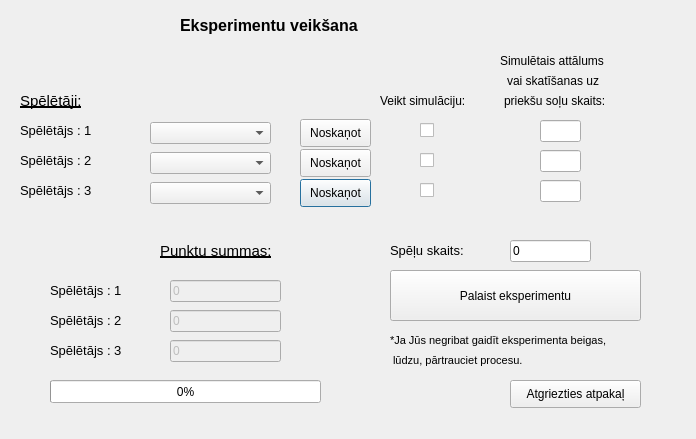
<?xml version="1.0" encoding="UTF-8"?>
<ui version="4.0">
 <class>Eksperiment</class>
 <widget class="QDialog" name="Eksperiment">
  <property name="geometry">
   <rect>
    <x>0</x>
    <y>0</y>
    <width>696</width>
    <height>439</height>
   </rect>
  </property>
  <property name="windowTitle">
   <string>Dialog</string>
  </property>
  <widget class="QLabel" name="label_12">
   <property name="geometry">
    <rect>
     <x>20</x>
     <y>150</y>
     <width>101</width>
     <height>21</height>
    </rect>
   </property>
   <property name="font">
    <font>
     <pointsize>10</pointsize>
    </font>
   </property>
   <property name="text">
    <string>Spēlētājs : 2</string>
   </property>
  </widget>
  <widget class="QLabel" name="label_23">
   <property name="geometry">
    <rect>
     <x>380</x>
     <y>90</y>
     <width>101</width>
     <height>21</height>
    </rect>
   </property>
   <property name="font">
    <font>
     <pointsize>9</pointsize>
    </font>
   </property>
   <property name="text">
    <string>Veikt simulāciju:</string>
   </property>
  </widget>
  <widget class="QPushButton" name="player_3_PushButton">
   <property name="geometry">
    <rect>
     <x>300</x>
     <y>179</y>
     <width>71</width>
     <height>28</height>
    </rect>
   </property>
   <property name="text">
    <string>Noskaņot</string>
   </property>
  </widget>
  <widget class="QLabel" name="label_9">
   <property name="geometry">
    <rect>
     <x>20</x>
     <y>90</y>
     <width>81</width>
     <height>21</height>
    </rect>
   </property>
   <property name="font">
    <font>
     <pointsize>11</pointsize>
     <underline>true</underline>
    </font>
   </property>
   <property name="text">
    <string>Spēlētāji:</string>
   </property>
  </widget>
  <widget class="QPushButton" name="player_1_PushButton">
   <property name="geometry">
    <rect>
     <x>300</x>
     <y>119</y>
     <width>71</width>
     <height>28</height>
    </rect>
   </property>
   <property name="text">
    <string>Noskaņot</string>
   </property>
  </widget>
  <widget class="QComboBox" name="player_3_ComboBox">
   <property name="geometry">
    <rect>
     <x>150</x>
     <y>182</y>
     <width>121</width>
     <height>22</height>
    </rect>
   </property>
  </widget>
  <widget class="QLabel" name="label_29">
   <property name="geometry">
    <rect>
     <x>504</x>
     <y>90</y>
     <width>131</width>
     <height>21</height>
    </rect>
   </property>
   <property name="font">
    <font>
     <pointsize>9</pointsize>
    </font>
   </property>
   <property name="text">
    <string>priekšu soļu skaits:</string>
   </property>
  </widget>
  <widget class="QLabel" name="label_11">
   <property name="geometry">
    <rect>
     <x>20</x>
     <y>120</y>
     <width>101</width>
     <height>21</height>
    </rect>
   </property>
   <property name="font">
    <font>
     <pointsize>10</pointsize>
    </font>
   </property>
   <property name="text">
    <string>Spēlētājs : 1</string>
   </property>
  </widget>
  <widget class="QLabel" name="label_13">
   <property name="geometry">
    <rect>
     <x>20</x>
     <y>180</y>
     <width>101</width>
     <height>21</height>
    </rect>
   </property>
   <property name="font">
    <font>
     <pointsize>10</pointsize>
    </font>
   </property>
   <property name="text">
    <string>Spēlētājs : 3</string>
   </property>
  </widget>
  <widget class="QLineEdit" name="player_1_LineEdit">
   <property name="geometry">
    <rect>
     <x>540</x>
     <y>120</y>
     <width>41</width>
     <height>22</height>
    </rect>
   </property>
  </widget>
  <widget class="QCheckBox" name="player_1_DoSimulation">
   <property name="geometry">
    <rect>
     <x>420</x>
     <y>120</y>
     <width>21</width>
     <height>20</height>
    </rect>
   </property>
   <property name="text">
    <string/>
   </property>
  </widget>
  <widget class="QLineEdit" name="player_3_LineEdit">
   <property name="geometry">
    <rect>
     <x>540</x>
     <y>180</y>
     <width>41</width>
     <height>22</height>
    </rect>
   </property>
  </widget>
  <widget class="QLabel" name="label_28">
   <property name="geometry">
    <rect>
     <x>507</x>
     <y>70</y>
     <width>151</width>
     <height>21</height>
    </rect>
   </property>
   <property name="font">
    <font>
     <pointsize>9</pointsize>
    </font>
   </property>
   <property name="text">
    <string>vai skatīšanas uz</string>
   </property>
  </widget>
  <widget class="QComboBox" name="player_2_ComboBox">
   <property name="geometry">
    <rect>
     <x>150</x>
     <y>152</y>
     <width>121</width>
     <height>22</height>
    </rect>
   </property>
  </widget>
  <widget class="QLabel" name="label_27">
   <property name="geometry">
    <rect>
     <x>500</x>
     <y>50</y>
     <width>131</width>
     <height>21</height>
    </rect>
   </property>
   <property name="font">
    <font>
     <pointsize>9</pointsize>
    </font>
   </property>
   <property name="text">
    <string>Simulētais attālums</string>
   </property>
  </widget>
  <widget class="QPushButton" name="player_2_PushButton">
   <property name="geometry">
    <rect>
     <x>300</x>
     <y>149</y>
     <width>71</width>
     <height>28</height>
    </rect>
   </property>
   <property name="text">
    <string>Noskaņot</string>
   </property>
  </widget>
  <widget class="QLineEdit" name="player_2_LineEdit">
   <property name="geometry">
    <rect>
     <x>540</x>
     <y>150</y>
     <width>41</width>
     <height>22</height>
    </rect>
   </property>
  </widget>
  <widget class="QCheckBox" name="player_3_DoSimulation">
   <property name="geometry">
    <rect>
     <x>420</x>
     <y>180</y>
     <width>21</width>
     <height>20</height>
    </rect>
   </property>
   <property name="text">
    <string/>
   </property>
  </widget>
  <widget class="QComboBox" name="player_1_ComboBox">
   <property name="geometry">
    <rect>
     <x>150</x>
     <y>122</y>
     <width>121</width>
     <height>22</height>
    </rect>
   </property>
  </widget>
  <widget class="QCheckBox" name="player_2_DoSimulation">
   <property name="geometry">
    <rect>
     <x>420</x>
     <y>150</y>
     <width>21</width>
     <height>20</height>
    </rect>
   </property>
   <property name="text">
    <string/>
   </property>
  </widget>
  <widget class="QLabel" name="label_21">
   <property name="geometry">
    <rect>
     <x>390</x>
     <y>240</y>
     <width>161</width>
     <height>21</height>
    </rect>
   </property>
   <property name="font">
    <font>
     <pointsize>10</pointsize>
    </font>
   </property>
   <property name="text">
    <string>Spēļu skaits:</string>
   </property>
  </widget>
  <widget class="QPushButton" name="executeGameButton">
   <property name="geometry">
    <rect>
     <x>390</x>
     <y>270</y>
     <width>251</width>
     <height>51</height>
    </rect>
   </property>
   <property name="text">
    <string>Palaist eksperimentu</string>
   </property>
  </widget>
  <widget class="QLineEdit" name="gameNumberLineEdit">
   <property name="geometry">
    <rect>
     <x>510</x>
     <y>240</y>
     <width>81</width>
     <height>22</height>
    </rect>
   </property>
   <property name="text">
    <string>0</string>
   </property>
  </widget>
  <widget class="QLineEdit" name="player_3_Points">
   <property name="enabled">
    <bool>false</bool>
   </property>
   <property name="geometry">
    <rect>
     <x>170</x>
     <y>340</y>
     <width>111</width>
     <height>22</height>
    </rect>
   </property>
   <property name="font">
    <font>
     <pointsize>9</pointsize>
    </font>
   </property>
   <property name="text">
    <string>0</string>
   </property>
  </widget>
  <widget class="QLabel" name="label_30">
   <property name="geometry">
    <rect>
     <x>160</x>
     <y>240</y>
     <width>151</width>
     <height>21</height>
    </rect>
   </property>
   <property name="font">
    <font>
     <pointsize>11</pointsize>
     <underline>true</underline>
    </font>
   </property>
   <property name="text">
    <string>Punktu summas:</string>
   </property>
  </widget>
  <widget class="QLineEdit" name="player_1_Points">
   <property name="enabled">
    <bool>false</bool>
   </property>
   <property name="geometry">
    <rect>
     <x>170</x>
     <y>280</y>
     <width>111</width>
     <height>22</height>
    </rect>
   </property>
   <property name="font">
    <font>
     <pointsize>9</pointsize>
    </font>
   </property>
   <property name="text">
    <string>0</string>
   </property>
  </widget>
  <widget class="QLineEdit" name="player_2_Points">
   <property name="enabled">
    <bool>false</bool>
   </property>
   <property name="geometry">
    <rect>
     <x>170</x>
     <y>310</y>
     <width>111</width>
     <height>22</height>
    </rect>
   </property>
   <property name="font">
    <font>
     <pointsize>9</pointsize>
    </font>
   </property>
   <property name="text">
    <string>0</string>
   </property>
  </widget>
  <widget class="QPushButton" name="backButton">
   <property name="geometry">
    <rect>
     <x>510</x>
     <y>380</y>
     <width>131</width>
     <height>28</height>
    </rect>
   </property>
   <property name="text">
    <string>Atgriezties atpakaļ</string>
   </property>
  </widget>
  <widget class="QLabel" name="label_6">
   <property name="geometry">
    <rect>
     <x>180</x>
     <y>10</y>
     <width>241</width>
     <height>31</height>
    </rect>
   </property>
   <property name="font">
    <font>
     <pointsize>12</pointsize>
     <weight>75</weight>
     <bold>true</bold>
    </font>
   </property>
   <property name="text">
    <string>Eksperimentu veikšana</string>
   </property>
  </widget>
  <widget class="QLabel" name="messageAboutAborting">
   <property name="geometry">
    <rect>
     <x>390</x>
     <y>330</y>
     <width>261</width>
     <height>21</height>
    </rect>
   </property>
   <property name="font">
    <font>
     <pointsize>8</pointsize>
     <weight>50</weight>
     <bold>false</bold>
     <kerning>true</kerning>
    </font>
   </property>
   <property name="text">
    <string>*Ja Jūs negribat gaidīt eksperimenta beigas,</string>
   </property>
  </widget>
  <widget class="QLabel" name="label_14">
   <property name="geometry">
    <rect>
     <x>50</x>
     <y>340</y>
     <width>101</width>
     <height>21</height>
    </rect>
   </property>
   <property name="font">
    <font>
     <pointsize>10</pointsize>
    </font>
   </property>
   <property name="text">
    <string>Spēlētājs : 3</string>
   </property>
  </widget>
  <widget class="QLabel" name="label_15">
   <property name="geometry">
    <rect>
     <x>50</x>
     <y>310</y>
     <width>101</width>
     <height>21</height>
    </rect>
   </property>
   <property name="font">
    <font>
     <pointsize>10</pointsize>
    </font>
   </property>
   <property name="text">
    <string>Spēlētājs : 2</string>
   </property>
  </widget>
  <widget class="QLabel" name="label_16">
   <property name="geometry">
    <rect>
     <x>50</x>
     <y>280</y>
     <width>101</width>
     <height>21</height>
    </rect>
   </property>
   <property name="font">
    <font>
     <pointsize>10</pointsize>
    </font>
   </property>
   <property name="text">
    <string>Spēlētājs : 1</string>
   </property>
  </widget>
  <widget class="QProgressBar" name="progressBar">
   <property name="geometry">
    <rect>
     <x>50</x>
     <y>380</y>
     <width>271</width>
     <height>23</height>
    </rect>
   </property>
   <property name="value">
    <number>0</number>
   </property>
  </widget>
  <widget class="QLabel" name="messageAboutAborting_2">
   <property name="geometry">
    <rect>
     <x>390</x>
     <y>350</y>
     <width>191</width>
     <height>21</height>
    </rect>
   </property>
   <property name="font">
    <font>
     <pointsize>8</pointsize>
     <weight>50</weight>
     <bold>false</bold>
     <kerning>true</kerning>
    </font>
   </property>
   <property name="text">
    <string> lūdzu, pārtrauciet procesu.</string>
   </property>
  </widget>
 </widget>
 <resources/>
 <connections/>
</ui>
